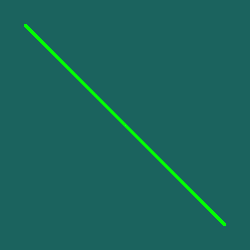
Frame 1 (no input)
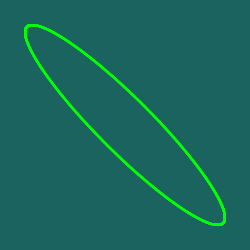
Frame 60 (the mouse pressed at the canvas centre just before this capture)
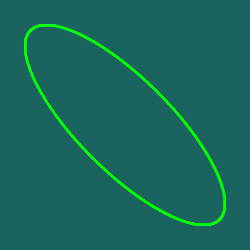
Frame 120 (the mouse held since frame 60 and released just before this capture)

The Processing sketch that drew these frames (run headless with seeded random() and noise(); from frame 60 on, the mouse is pressed at the canvas centre):

// Processing sketch: day4_jan_12_17
// ── day4_jan_12_17.pde
int a = 5;
int b = 4;
float d = 0;

void setup() {
  size(250, 250);
  stroke(#00FF00);
}

void draw() {
  background(#1B635E);
  a = int(map(mouseX, 0, width, 1, 25));
  b = int(map(mouseY, 0, height, 1, 25));
  for(float t = 0; t < 2*PI; t += 0.001) {
    float x = 100*sin(a*t+d);
    float y = 100*sin(b*t);
    ellipse(x+width/2.0, y+height/2.0, 1, 1);
  }
  d += 0.1;
}
